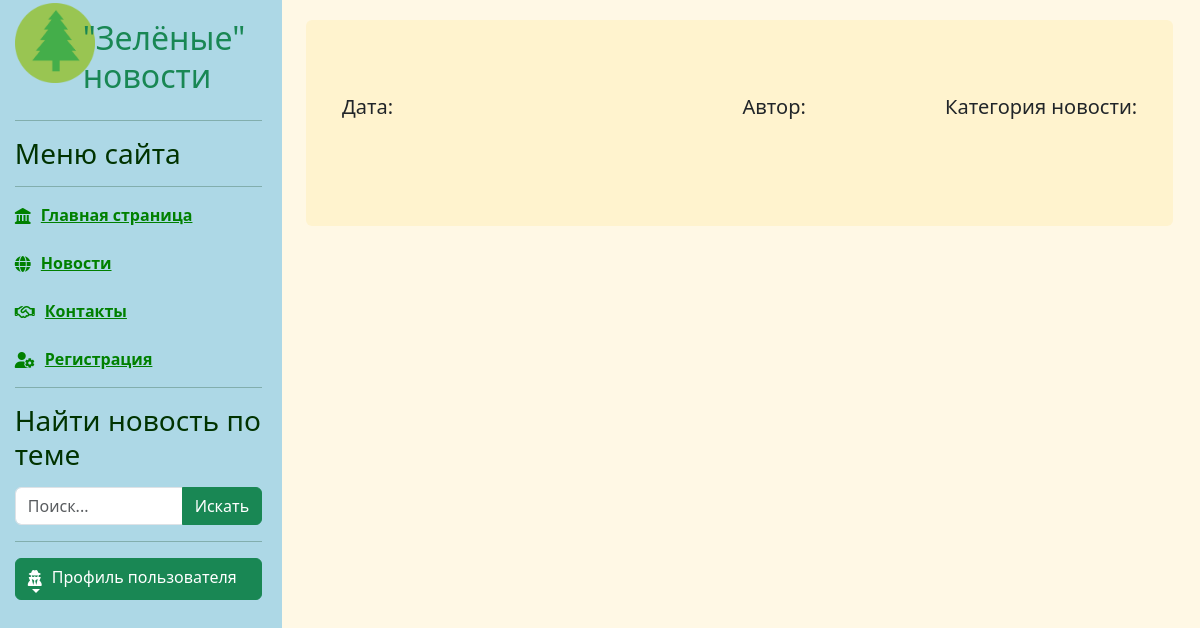
Page /news/new_single/ on the earlier database version.
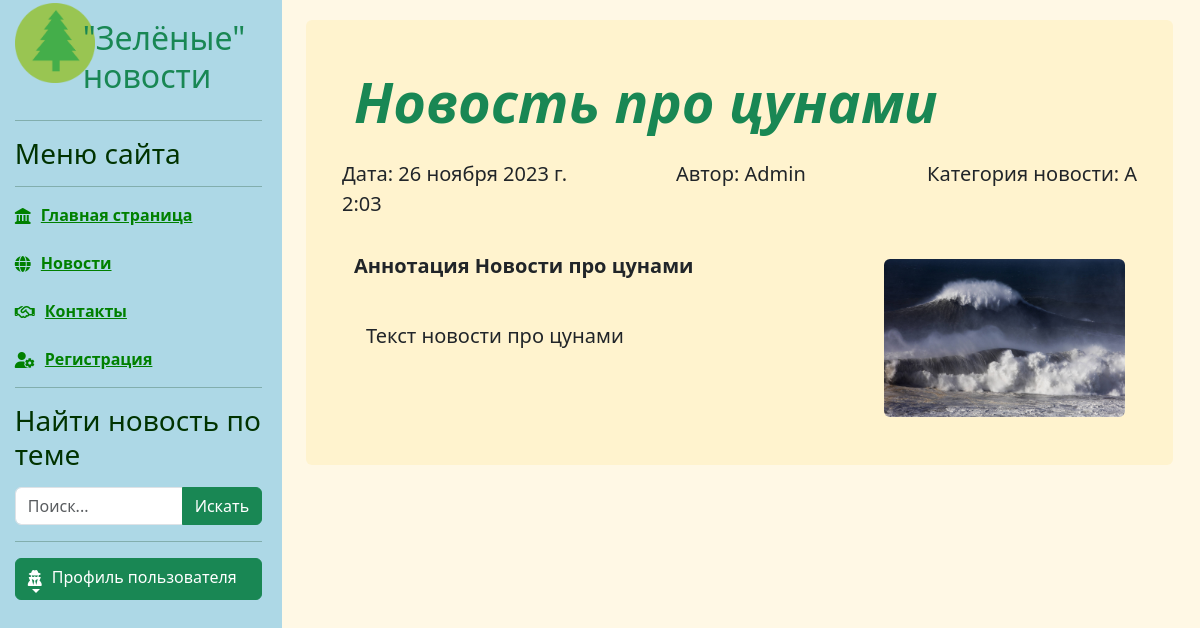
Same page on the later database version.
### news/models.py (models this page shows, shortened)
class Article(models.Model):
    categories = (('A', 'Animals'),
                  ('P', 'Plants'),
                  ('M', 'Mickro'),
                  ('W', 'Water'),
                  ('N', 'Nature'))
    author = models.ForeignKey(User, on_delete=models.SET_NULL, null=True)
    title = models.CharField('Название', max_length=50, default='') #указывать длину обязательно#
    anouncement = models.TextField('Аннотация', max_length=250) #можно не указывать длину#
    text = models.TextField('Текст новости')
    date = models.DateTimeField('Дата публикации', auto_now=True) # auto_now=True - автоизменение новости auto_create=True - автосоздание новости#
    category = models.CharField(choices=categories, max_length=20, verbose_name='Категории')
    tags = models.ManyToManyField(to=Tag, blank=True)
    objects = models.Manager()
    published = PublishedToday()
    image = models.ImageField(default='default1.jpg', blank=True, upload_to='images/')
    class Meta:
        ordering = ['date','title']
        verbose_name ='Новость'
        verbose_name_plural ='Новости'

### news/views.py (the view)
# urls.py: path('new_single/', views.new_single, name='new_single'),
def new_single (request):
    article = Article.objects.all().last()
    context = {'article': article}
    return render(request, 'news/new_single.html', context)

### news/templates/news/new_single.html (shortened to what this page needs)
{% extends 'main/base.html' %}
{% load static %}
{% load bootstrap5 %}
{% block content %}
<div class="single_news">
    <div class="p-4 p-md-5 rounded bg-warning bg-opacity-10">
        <div class="col-md-12 px-0">
            <h1 class="display-4 fst-italic fw-bold text-success">  {{ article.title }} </h1>
        </div>
        <div class="row">
            <div class="col-md-4 lead px-0 my-3">Дата: {{ article.date }}</div>
            <div class="col-md-3 lead px-0 my-3 text-end">Автор: {{ article.author }}</div>
            <div class="col-md-5 lead px-0 my-3 text-end">Категория новости: {{ article.category }}</div>
        </div>
        <div class="row">
            <div class="col-8 ">
                <p class="lead my-3 fw-bold">{{ article.anouncement }}</p></br>
                 <div class="container-fluid">
                     <p class="lead mb-0">{{ article.text }}</p>
                 </div>
            </div>
            <div class="col-4 ">
                <img src="{{ article.image.url }}" class=" img-responsive img-fluid rounded">
            </div>
        </div>
    </div>
</div>
{% endblock %}

### main/templates/main/base.html (shortened to what this page needs)
{% load static %}
{% load bootstrap5 %}
{% bootstrap_css %}
<head>
    <link rel="stylesheet" href="{% static 'main/css/style.css' %}">
</head>
<body class="bg-warning bg-opacity-10">
    <div class="row">
        <div class="col-3">
            <div class="sticky-top">
                {% include 'main/sidebar.html' %}
            </div>
        </div>
        <div class="col-9">
            {% block content %}
            {% endblock %}
        </div>
    </div>
</body>

### main/templates/main/sidebar.html (shortened to what this page needs)
{% load static %}
{% load bootstrap5 %}
{% bootstrap_css %}
<link rel="stylesheet" href="{% static 'main/css/style.css' %}">
<aside>
    <div class="container-fluid">
                <div class="row">
                    <div class="col-2 col-sm-2 col-md-3 col-ld-3">
                        <img src="{% static 'main/img/icon1.png' %}" alt="Иконка" style="widht:auto; height:80px">
                    </div>
                    <div class="col-10 col-sm-10 col-md-9 col-ld-9">
                        <h2 class="text-success mt-3 d-none d-xl-block responsive-title">"Зелёные" новости</h2>
                    </div>
                </div>
                <hr>
                <div>
                    <h3> Меню сайта</h3>
                </div>
                <hr>
                <ul class="nav nav-pills flex-column mb-auto" >
                    <li class="nav-item fw-bold ">
                        <a href="{% url 'home' %}" {% if request.path == '/' %} class="link-active" aria-current="page" {% endif %}>
                        <i class="fa-solid fa-landmark menu-icon"></i>
                        <div class="d-none d-lg-block">Главная страница</div>
                        </a>
                    </li>
                    <br/>
                    <li class="nav-item fw-bold">
                        <a href="{% url 'news_index' %}" {% if request.resolver_match.view_name == "news_index" %} class="link-active" aria-current="page" {% endif %}>
                            <i class="fa-solid fa-globe menu-icon"></i>
                            <div class="d-none d-lg-block"> Новости</div>
                        </a>
                    </li>
                    <br/>
                    <li class="nav-item fw-bold">
                        <a href="{% url 'about' %}" {% if request.path == "/about/" %} class="link-active" aria-current="page" {% endif %}>
                            <i class="fa-regular fa-handshake menu-icon"></i>
                            <div class="d-none d-lg-block"> Контакты</div>
                        </a>
                    </li>
                    <br/>
                    <li class="nav-item fw-bold">
                        <a href="#">
                            <i class="fa-solid fa-user-gear menu-icon"> </i>
                            <div class="d-none d-lg-block"> Регистрация</div>
                        </a>
                    </li>
                </ul>
                <hr>
                <div>
                    <h3 class="d-none d-xl-block"> Найти новость по теме</h3>
                </div>
                <div class="input-group col-md-6 col-12 mx-md-auto mx-3 mt-3 mb-1 text-start">
                        <input type="text" class="form-control" placeholder="Поиск..." aria-label="Поиск..." aria-describedby="button-search">
                        <button class="btn btn-success" type="button" id="button-search">Искать</button>
                </div>
                <hr>
                <div class="dropdown " >
                    <button class="btn btn-success text-start col-12 dropdown-toggle dropdown-menu-right" type="button" id="dropdownMenuButton1"
                            data-bs-toggle="dropdown" aria-expanded="false">
                        <i class="fa-solid fa-user-secret menu-icon"></i><div class="d-none d-lg-block responsive-title"> Профиль пользователя</div>
                    </button>
                </div>
    </div>
</aside>

### main/static/main/css/style.css (style rules this page uses)
body { background-color: #FFFFFF; }
aside { float: left; background: #add8e6; width: 100%; padding: 1%; height: 100vh; color: 003300; border-right: 5px solid #add8e6; }
a { text-decoration:underline; color:green; }
body .single_news { margin-top:20px; float: left; width: 97%; }
@media (max-width: 1679.98px) { .responsive-title { white-space: normal; } }
.d-lg-block { white-space: nowrap; }
.menu-icon { float: inline-start; padding: 5px 10px 0 0; }

Differences in the rows shown:
added Article: title "Новость про цунами", date "26 ноября 2023 г. 2:03", author "Admin", category "A", anouncement "Аннотация Новости про цунами", text "Текст новости про цунами", image (picture)
